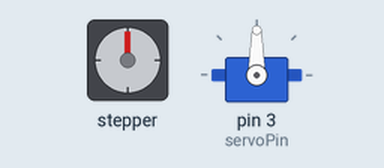
This sketch was run on a simulated Arduino Uno, built with avr-gcc and run on an emulated ATmega328P. Parts: stepper motor, servo. Wiring (inferred from the names in the program): stepper motor driver (200 steps per turn assumed): step pin 5; direction pin 4.

Above: at 0.05 s.
At 0.2 s:
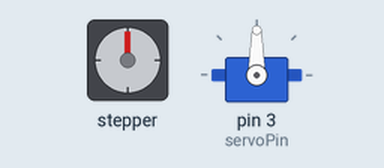
At 5.2 s:
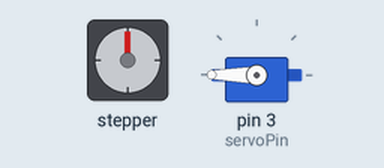
At 10.4 s:
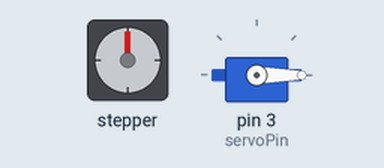
Timing chart, 0 to 13.5 s (numbered marks = the images above):
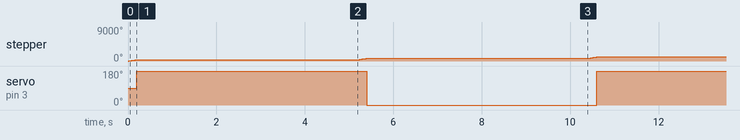

Measured:
- by itself, stepper: turns 360° clockwise in 0.18 s, repeating every 5.2 s
- by itself, servo on pin 3 (servoPin): alternates 180° for 5.2 s and 0° for 5.2 s

The sketch:

Prueba_de_2_motores_juntos.ino
```cpp
#include <Servo.h>

// Definición de pines
const int dirPin = 4;
const int stepPin = 5;
const int servoPin = 3;

// Definición de variables
const int stepsPerRevolution = 200;  // Número de pasos por vuelta del motor (para un motor NEMA 17 típico)
const unsigned long motorDelayTime = 2000; // Tiempo de espera entre vueltas del motor en milisegundos
const unsigned long servoDelayTime = 3000; // Tiempo de espera para el servo en milisegundos

Servo myservo;  // Objeto para controlar el servo motor
int servoPos = 0; // Posición inicial del servo

void setup() {
  // Configuración de pines como salidas
  pinMode(dirPin, OUTPUT);
  pinMode(stepPin, OUTPUT);

  // Inicialmente establecer la dirección del motor (cambiar según sea necesario)
  digitalWrite(dirPin, HIGH); // Sentido horario

  // Inicialización del servo
  myservo.attach(servoPin);
}

void loop() {
  // Control del motor NEMA 17
  for (int i = 0; i < stepsPerRevolution; i++) {
    digitalWrite(stepPin, HIGH);
    delayMicroseconds(500); // Puedes ajustar este valor según la velocidad del motor
    digitalWrite(stepPin, LOW);
    delayMicroseconds(500); // Puedes ajustar este valor según la velocidad del motor
  }

  // Control del servo motor
  if (servoPos == 0) {
    servoPos = 180;
  } else {
    servoPos = 0;
  }
  myservo.write(servoPos);

  // Esperar antes de iniciar la siguiente vuelta
  delay(motorDelayTime);

  // Esperar para el movimiento del servo
  delay(servoDelayTime);
}
```
